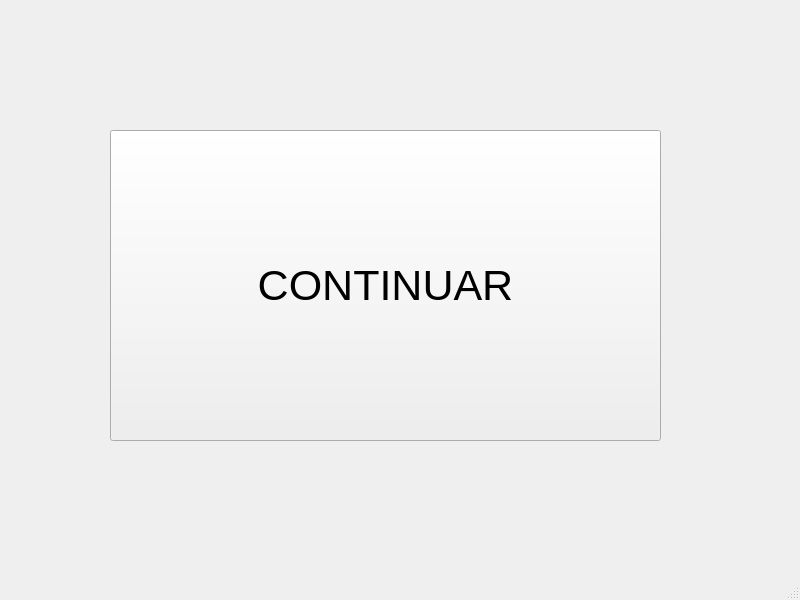
<?xml version="1.0" encoding="UTF-8"?>
<ui version="4.0">
 <class>Login</class>
 <widget class="QMainWindow" name="Login">
  <property name="geometry">
   <rect>
    <x>0</x>
    <y>0</y>
    <width>800</width>
    <height>600</height>
   </rect>
  </property>
  <property name="windowTitle">
   <string>Login</string>
  </property>
  <widget class="QWidget" name="centralwidget">
   <widget class="QPushButton" name="pushButton">
    <property name="geometry">
     <rect>
      <x>110</x>
      <y>130</y>
      <width>551</width>
      <height>311</height>
     </rect>
    </property>
    <property name="font">
     <font>
      <pointsize>32</pointsize>
     </font>
    </property>
    <property name="text">
     <string>CONTINUAR</string>
    </property>
   </widget>
  </widget>
  <widget class="QMenuBar" name="menubar">
   <property name="geometry">
    <rect>
     <x>0</x>
     <y>0</y>
     <width>800</width>
     <height>22</height>
    </rect>
   </property>
  </widget>
  <widget class="QStatusBar" name="statusbar"/>
 </widget>
 <resources/>
 <connections/>
</ui>
